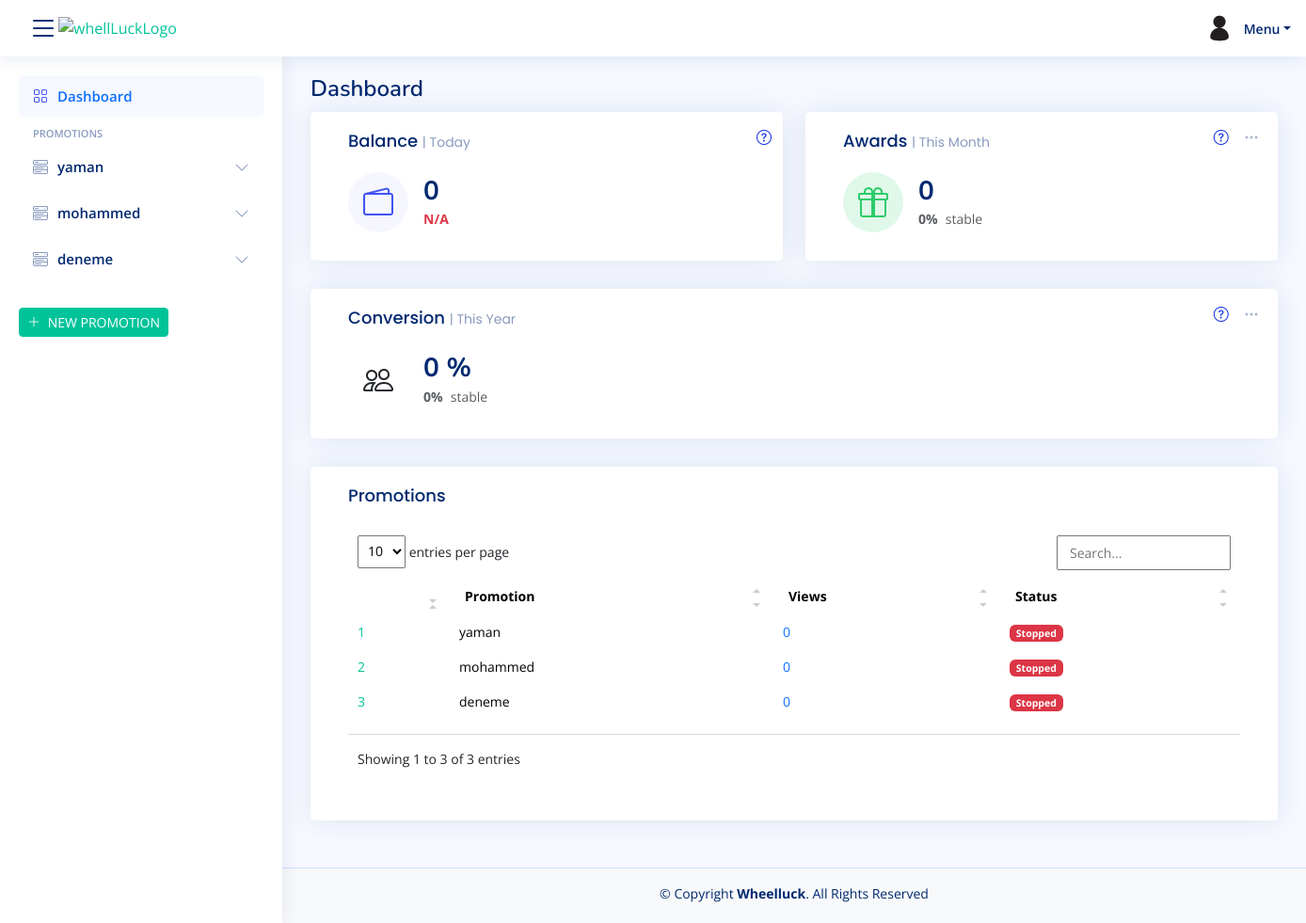
The page / on the database its author committed.
### apps/promotion/models.py (models this page shows, shortened)
class Promotion(models.Model):
    user = models.ForeignKey(User, on_delete=models.CASCADE, related_name="promotions")
    name = models.CharField(max_length=100, verbose_name="Name")
    website = models.CharField(max_length=100, validators=[DomainValidator()])
    is_active = models.BooleanField(default=True)
    theme = models.JSONField(default=get_default_value_to_theme())
    slug = models.SlugField(max_length=255, unique=True, default='')
    start_date = models.DateField(null=True, blank=True)
    start_time = models.TimeField(null=True, blank=True)
    end_date = models.DateField(null=True, blank=True)
    end_time = models.TimeField(null=True, blank=True)
    class Meta:
        db_table = "promotion"
    @property
    def views_number(self):
        return 0
    @property
    def status(self):
        if self.is_active:
            return "in_progress"
        elif not self.is_active:
            return "stopped"
        elif self.end_date and self.end_time:
            now = datetime.now()
            end_datetime = datetime.combine(self.end_date, self.end_time)
            if now > end_datetime:
                return "time_up"
        else:
            return "created"

### apps/home/views.py (the view)
# urls.py: path("", views.home, name="home"),
def home(request):
    initial_str = request.GET.get("initial")
    initial = True if initial_str and initial_str == "true" else False
    app_user = _get_app_user(request)
    active_subscription = SimpleNamespace(left_credit=0, credit_level="N/A")
    promotions = app_user.promotions.all().order_by("-id")
    awards = get_awards_report(app_user)
    conversion_rates = get_conversion_rates(app_user)
    activation_url = None
    return render(request, "home.html", locals())

### apps/home/templates/home.html (shortened to what this page needs)
{% extends "base.html" %} {% load custom_filters %} {% block content %}
<div class="pagetitle">
  <h1>Dashboard</h1>
</div>
<section class="section dashboard">
  <div class="row">
    <div class="col-12">
      <div class="row">
        <div class="col-xxl-4 col-md-6">
          <div class="card info-card sales-card">
            <div class="filter">
              <span class="custom-tooltip-inline-wrapper me-2">
              <a
                href="javascript:void(0);"
                class="custom-tooltip-trigger-inline"
              >
                <i class="bi bi-question-circle"></i>
              </a>
              </span>
            </div>
            <div class="card-body">
              <h5 class="card-title">Balance <span>| Today</span></h5>
              <div class="d-flex align-items-center">
                <div
                  class="card-icon rounded-circle d-flex align-items-center justify-content-center"
                >
                  <i class="bi bi-wallet2"></i>
                </div>
                <div class="ps-3">
                  <h6>{{ active_subscription.left_credit }}</h6>
                  {% if active_subscription.credit_level == "Excellent" %}
                  <span class="text-success small pt-1 fw-bold"
                    >{{ active_subscription.credit_level }}</span
                  >
                  {% elif active_subscription.credit_level == "Good" %}
                  <span class="text-primary small pt-1 fw-bold"
                    >{{ active_subscription.credit_level }}</span
                  >
                  {% elif active_subscription.credit_level == "Warning" %}
                  <span class="text-warning small pt-1 fw-bold"
                    >{{ active_subscription.credit_level }}</span
                  >
                  {% elif active_subscription.credit_level == "Critical" %}
                  <span class="text-danger small pt-1 fw-bold"
                    >{{ active_subscription.credit_level }}</span
                  >
                  {% else %}
                  <span class="text-danger small pt-1 fw-bold"
                    >{{ active_subscription.credit_level }}</span
                  >
                  {% endif %}
                </div>
              </div>
            </div>
          </div>
        </div>
        <div class="col-xxl-4 col-md-6">
          <div class="card info-card revenue-card" data-report="{{ awards }}">
            <div class="filter">
              <span class="custom-tooltip-inline-wrapper me-2">
                <a
                  href="javascript:void(0);"
                  class="custom-tooltip-trigger-inline"
                >
                  <i class="bi bi-question-circle"></i>
                </a>
              </span>
              <a class="icon" href="#" data-bs-toggle="dropdown">
                <i class="bi bi-three-dots"></i>
              </a>
            </div>
            <div class="card-body">
              <h5 class="card-title">Awards <span>| This Month</span></h5>
              <div class="d-flex align-items-center">
                <div
                  class="card-icon rounded-circle d-flex align-items-center justify-content-center"
                >
                  <i class="bi bi-gift"></i>
                </div>
                <div class="ps-3">
                  <h6>0</h6>
                  <span class="text-success small pt-1 fw-bold percentage"
                    >1%</span
                  >
                  <span class="text-muted small pt-2 ps-1 explanation"
                    >increase</span
                  >
                </div>
              </div>
            </div>
          </div>
        </div>
        <div class="col-xxl-4 col-xl-12">
          <div
            class="card info-card conversion-card"
            data-report="{{ conversion_rates }}"
          >
            <div class="filter">
              <span class="custom-tooltip-inline-wrapper me-2">
                <a
                  href="javascript:void(0);"
                  class="custom-tooltip-trigger-inline"
                >
                  <i class="bi bi-question-circle"></i>
                </a>
              </span>
              <a class="icon" href="#" data-bs-toggle="dropdown"
                ><i class="bi bi-three-dots"></i
              ></a>
            </div>
            <div class="card-body">
              <h5 class="card-title">Conversion <span>| This Year</span></h5>
              <div class="d-flex align-items-center">
                <div
                  class="card-icon rounded-circle d-flex align-items-center justify-content-center"
                >
                  <i class="bi bi-people"></i>
                </div>
                <div class="ps-3">
                  <h6>0</h6>
                  <span class="text-danger small pt-1 fw-bold rate">12%</span>
                  <span class="text-muted small pt-2 ps-1 explanation"
                    >decrease</span
                  >
                </div>
              </div>
            </div>
          </div>
        </div>
        <div class="col-12">
          <div class="card recent-sales overflow-auto">
            <div class="card-body">
              <h5 class="card-title">Promotions</h5>
              <table
                class="table table-borderless datatable"
                id="recent-sales-table"
              >
                <thead>
                  <tr>
                    <th scope="col">Promotion</th>
                    <th scope="col">Views</th>
                    <th scope="col">Status</th>
                  </tr>
                </thead>
                <tbody>
                  {% for promotion in promotions %}
                  <tr>
                    <th scope="row"><a href="#">{{ forloop.counter }}</a></th>
                    <td>{{ promotion.name }}</td>
                    <td>
                      <span class="text-primary"
                        >{{ promotion.views_number }}</span
                      >
                    </td>
                    <td>
                      {% if promotion.status == "in_progress" %}
                      <span class="badge bg-success">In Progress</span>
                      {% elif promotion.status == "stopped" %}
                      <span class="badge bg-danger">Stopped</span>
                      {% elif promotion.status == "time_up" %}
                      <span class="badge bg-secondary">Time Up</span>
                      {% else %}
                      <span class="badge bg-primary">Created</span>
                      {% endif %}
                    </td>
                  </tr>
                  {% endfor %}
                </tbody>
              </table>
            </div>
          </div>
        </div>
      </div>
    </div>
  </div>
</section>
{% endblock %}

### apps/core/templates/base.html (shortened to what this page needs)
<!DOCTYPE html>
<html lang="en" class="h-100">
<head>
  <link href="/static/vendor/bootstrap/css/bootstrap.min.css" rel="stylesheet">
  <link href="/static/vendor/bootstrap-icons/bootstrap-icons.css" rel="stylesheet">
  <link href="/static/vendor/boxicons/css/boxicons.min.css" rel="stylesheet">
  <link href="/static/vendor/remixicon/remixicon.css" rel="stylesheet">
  <link rel="stylesheet" href="/static/vendor/toastr/toastr.min.css">
  <link href="/static/simple-datatables/style.css" rel="stylesheet">
  <link href="../static/css/style.css" rel="stylesheet">
  <link rel="stylesheet" href="../static/css/custom-styles.css">
</head>
<body class="d-flex flex-column h-100">
  <header id="header" class="header fixed-top d-flex align-items-center">
    <div class="d-flex align-items-center justify-content-between">
      <i class="bi bi-list toggle-sidebar-btn"></i>
      <a href="/" class="logo d-flex align-items-center">
        <img class="d-none d-lg-block" src="https://cdntest.wheelluck.com/media/image/logo.png" alt="whellLuckLogo" >
      </a>
    </div>
    <nav class="header-nav ms-auto">
      <ul class="d-flex align-items-center">
        <li class="nav-item dropdown pe-3">
          <a class="nav-link nav-profile d-flex align-items-center pe-0" href="#" data-bs-toggle="dropdown" >
            <img src="/static/img/profile-icon.jpg" alt="Profile" class="rounded-circle">
            <span class="d-none d-md-block dropdown-toggle ps-2">Menu</span>
          </a>
        </li>
      </ul>
    </nav>
  </header>
  <aside id="sidebar" class="sidebar">
    <ul class="sidebar-nav" id="sidebar-nav">
      <li class="nav-item">
        <a class="nav-link " href="/">
          <i class="bi bi-grid"></i>
          <span  class="text-primary">Dashboard</span>
        </a>
      </li>
      <li class="nav-heading" id="third-tour">Promotions</li>
      {% for promotion in promotions %}
        <li class="nav-item">
          <a class="nav-link collapsed" data-bs-target="#components-nav-{{ forloop.counter }}" data-bs-toggle="collapse" href="#">
            <i class="bi bi-menu-button-wide"></i><span>{{ promotion.name|slice:20 }}</span><i class="bi bi-chevron-down ms-auto"></i>
          </a>
        </li>
      {% empty %}
        <span class="badge border-secondary border-1 text-secondary mt-4">No promotions</span>
      {% endfor %}
      <a href="/promotion/new" class="btn btn-sm btn-wheelluck mt-4" id="first-tour"><i class="bi bi-plus-lg me-1"></i> NEW PROMOTION</a>
    </ul>
  </aside>
  <main id="main" class="main">
    {% block content %}
		{% endblock %}
  </main>
  <footer id="footer" class="footer mt-auto py-3 bg-light">
    <div class="copyright">
      &copy; Copyright <strong><span>Wheelluck</span></strong>. All Rights Reserved
    </div>
    <div class="credits">
    </div>
  </footer>
</body>
</html>

### rows shown on the page
Promotion: name "yaman", views_number "0", is_active "Stopped"
Promotion: name "mohammed", views_number "0", is_active "Stopped"
Promotion: name "deneme", views_number "0", is_active "Stopped"

### other values the page prints
{{ active_subscription.left_credit }} "0"
{{ active_subscription.credit_level }} "N/A"
